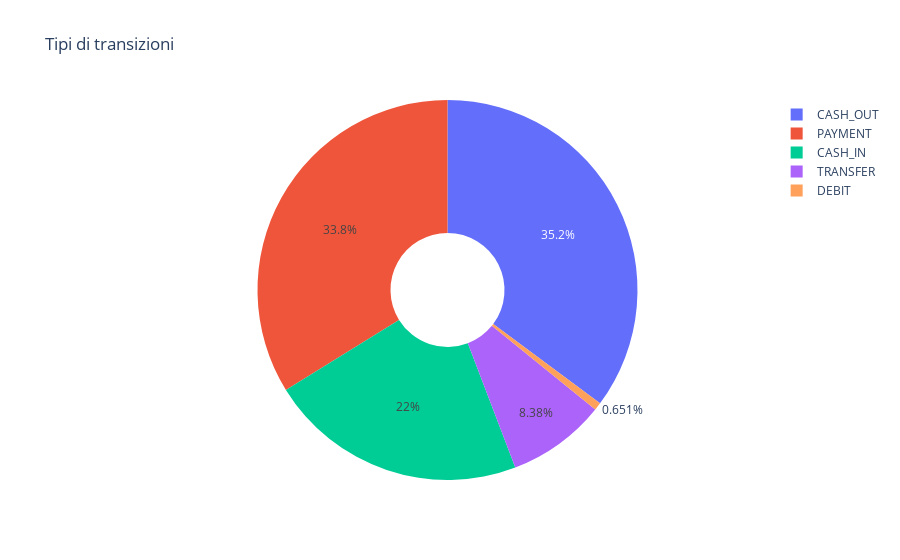

The notebook cell this image was saved under:
### Code cell
type = df["type"].value_counts()
transactions = type.index
quantity = type.values
figure = px.pie(df, values=quantity, names=transactions, hole = 0.3, title="Tipi di transizioni")
figure.show()

### Figure 1 — Plotly figure (JSON) as saved in the notebook; plotly's stock layout.template omitted (floating-point values rounded to 4 significant figures)
{"data": [{"domain": {"x": [0, 1], "y": [0, 1]}, "hole": 0.3, "hovertemplate": "label=%{label}<br>value=%{value}<extra></extra>", "labels": ["CASH_OUT", "PAYMENT", "CASH_IN", "TRANSFER", "DEBIT"], "legendgroup": "", "name": "", "showlegend": true, "type": "pie", "values": [2237500, 2151495, 1399284, 532909, 41432]}], "layout": {"legend": {"tracegroupgap": 0}, "title": {"text": "Tipi di transizioni"}}}
